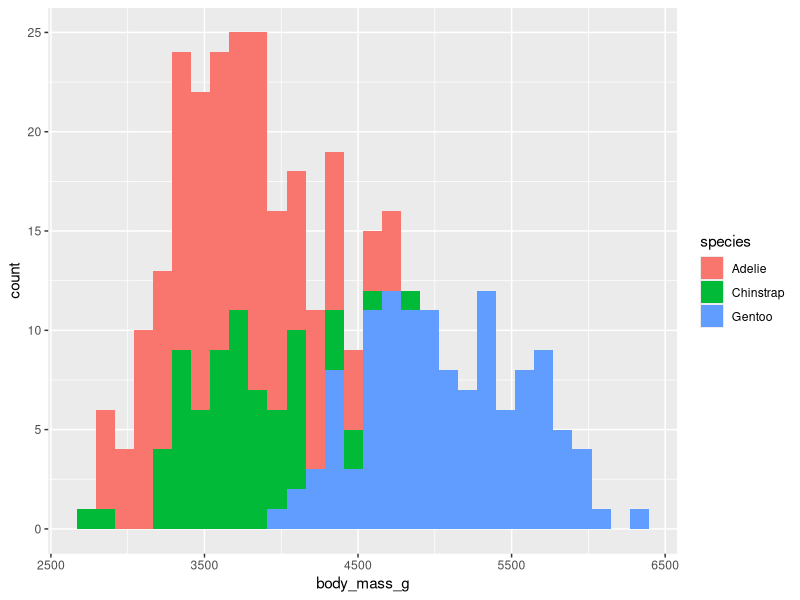
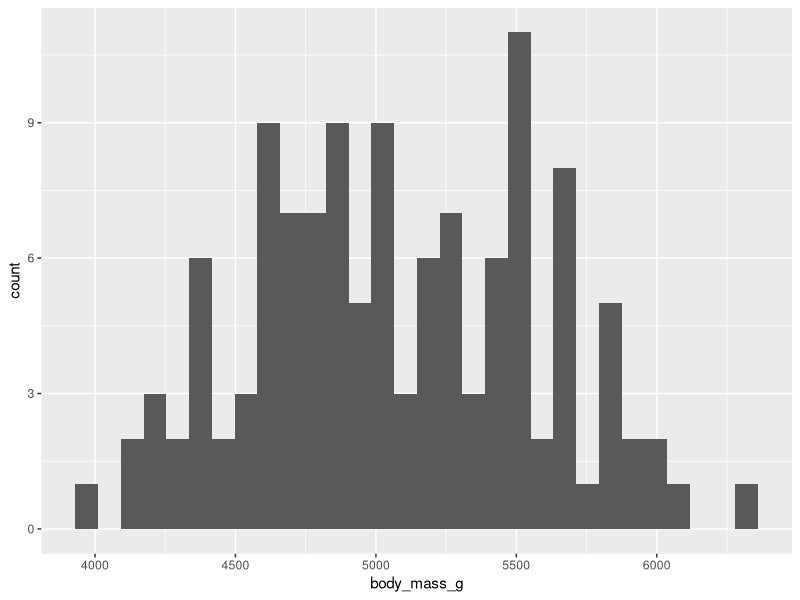
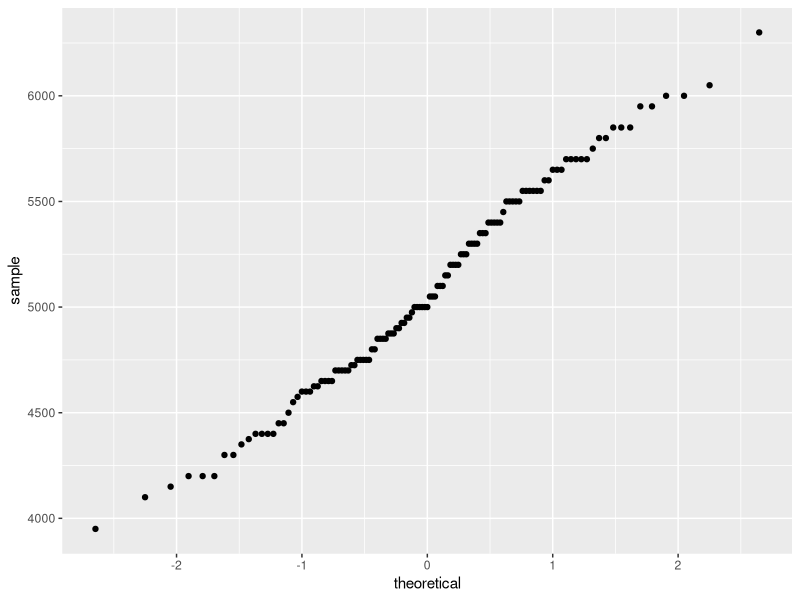
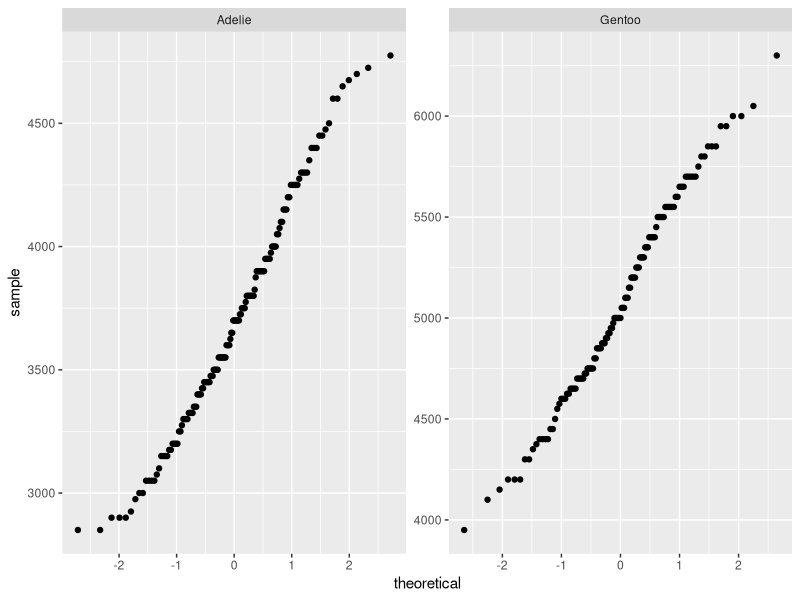
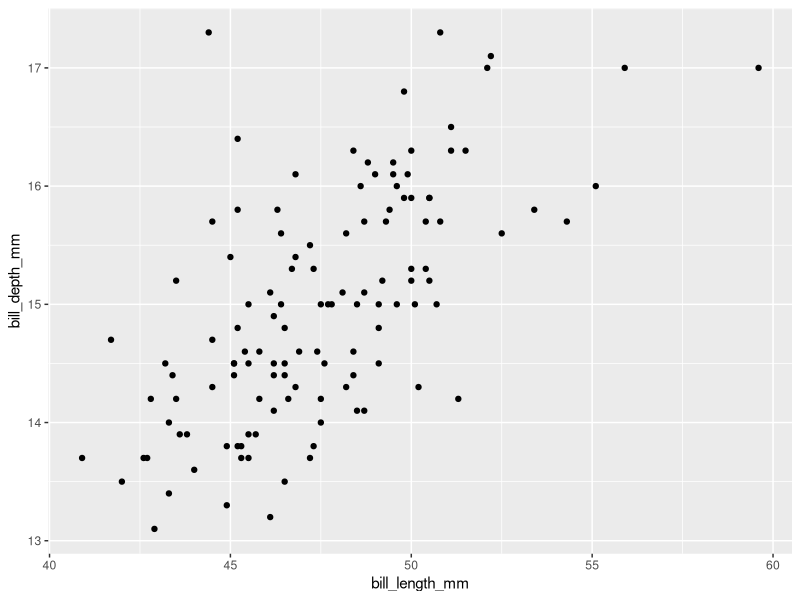
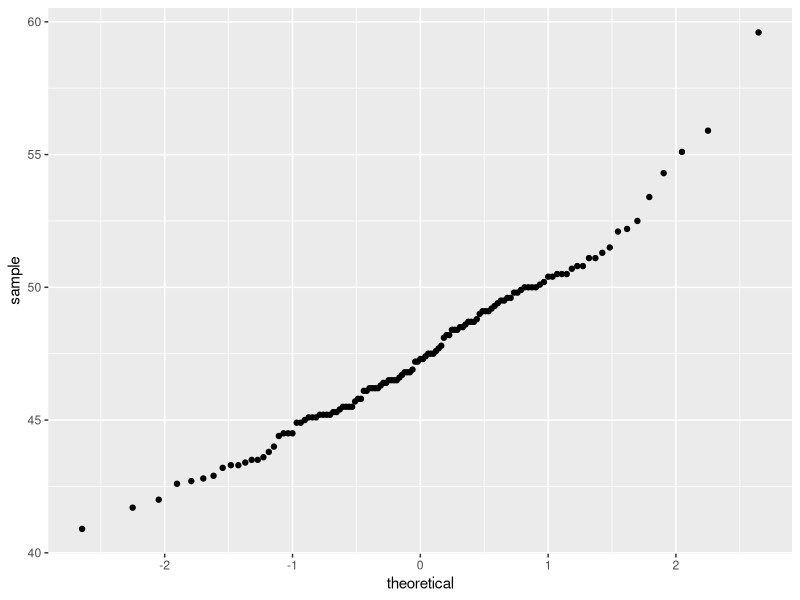
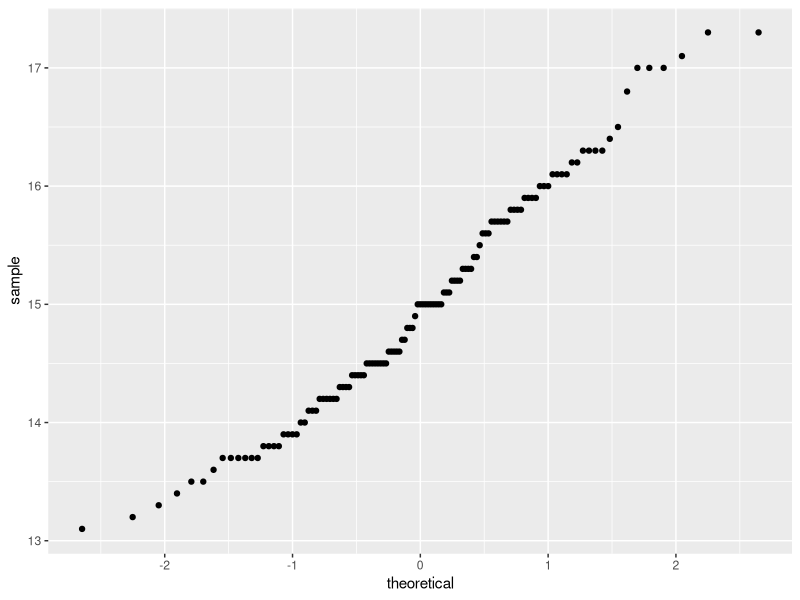
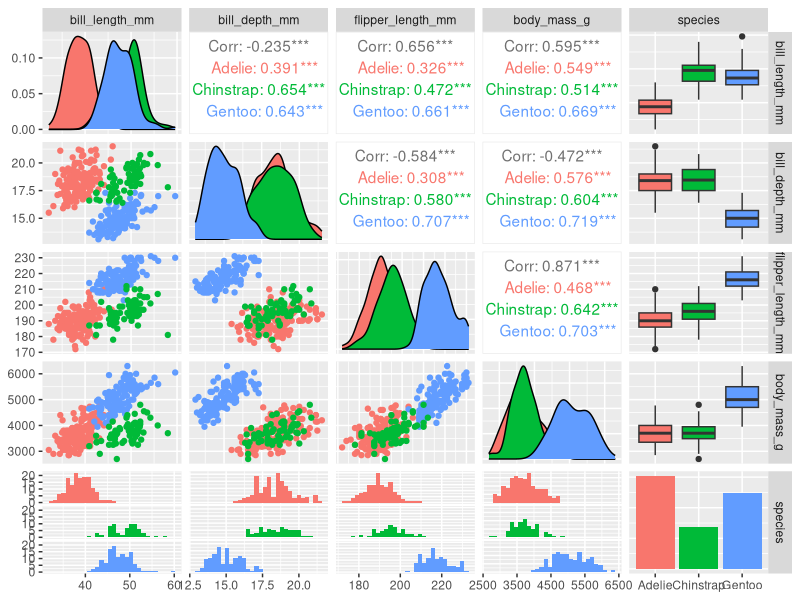

Write the R code that produced these figures, in order.
#2023-02-21
#T-Tests and Correlations

library(tidyverse)
library(palmerpenguins)
library(rstatix)

head(penguins)

################################################################################
#T-Tests
################################################################################

ggplot(data=penguins)+
  geom_histogram(aes(x=body_mass_g, fill=species))

#one-sample t-test - compare data-derived mean to literature-derived mean
gentoo = penguins %>%
  filter(species=="Gentoo")
head(gentoo)

ggplot(data=gentoo)+
  geom_histogram(aes(x=body_mass_g))#t-test assumes normal distribution
  #our disribution is normal looking enough given the sample size

ggplot(data=gentoo)+
  stat_qq(aes(sample=body_mass_g))
  #plots sample vs. theoretical - looking for a a 1:1 relationship if distibution is normal
  #quantile-quantile plot

gentoo %>%
  summarize(mean_body_mass_g = mean(body_mass_g, na.rm=TRUE),
            sd_body_mass_g = sd(body_mass_g, na.rm=TRUE))

#run the t-test
t.test(gentoo$body_mass_g, mu=5500)
  #p-value of 6e-16 supports alternative hypothesis that true mean != 5500g

t_test_results = gentoo %>%
  t_test(body_mass_g ~ 1, mu=5500)#1 for one-vector t-test
  #returns data frame with n, degrees of freedom, and p-value
  #our mean is significantly smaller that the literature - maybe life-stage, prey availability, etc

#two-sample t-test - are the gentoo and adelies significantly different?
data_for_t_test = penguins %>%
  filter(species %in% c("Gentoo", "Adelie"),
         !is.na(body_mass_g)) %>%
  select(species, body_mass_g) %>% #can drop the other columns if needed
  droplevels() #gets rid of variables that are no longer needed (eg chinstrap category)

summary(data_for_t_test)

data_for_t_test %>%
  group_by(species) %>% #separates mean by species
  summarize(mean=mean(body_mass_g),
            sd = sd(body_mass_g))

ggplot(data=data_for_t_test)+
  stat_qq(aes(sample=body_mass_g))+
  facet_wrap(~species, scales="free") #plotting together and on fixed scales gives the impression of bad distribution

#check equality of variance assumption
data_for_t_test %>%
  levene_test(body_mass_g ~ species)
  #p-value > 0.05, so the assumption holds
  #automatically uses welch, which doesn't require this assumption unlike students t-test

t.test(data_for_t_test$body_mass_g ~ data_for_t_test$species)
  #p-value of 2.2e-16 rejects null hypothesis - means are different

t.test(data_for_t_test$body_mass_g ~ data_for_t_test$species, var.equal=TRUE)
  #runs the basic 2-sample t-test instead of the welch
  #if data is paired, can add parameter paired=TRUE

################################################################################
#Correlations
################################################################################

ggplot(data=gentoo) +
  geom_point(aes(x=bill_length_mm, y=bill_depth_mm))#promising relationship

#check normal distribution assumption
ggplot(data=gentoo)+
  stat_qq(aes(sample=bill_length_mm))

ggplot(data=gentoo)+
  stat_qq(aes(sample=bill_depth_mm))

#run the correlation test
cor(x=gentoo$bill_length_mm, y=gentoo$bill_depth_mm, use="complete.obs")#filters out rows w nas

gentoo %>%
  cor_test(bill_length_mm, bill_depth_mm)#runs same test, but keeps it in a nice table
  #can use other tests if requirements/assumptions aren't met, using "method" parameter

head(gentoo)

#get a correlation matrix - compare more than one pair of columns at once

cor(gentoo[ ,c(3:6)], use="complete.obs")
  #all these anatomical variables strongly correlated, strongest between body mass and bill depth

library(GGally)

penguins %>%
  select(bill_length_mm, bill_depth_mm, flipper_length_mm, body_mass_g, species) %>%
  GGally::ggpairs(aes(color=species))#visualizes smoothed histogram, scatter plot, and correlation w significance for each variable

